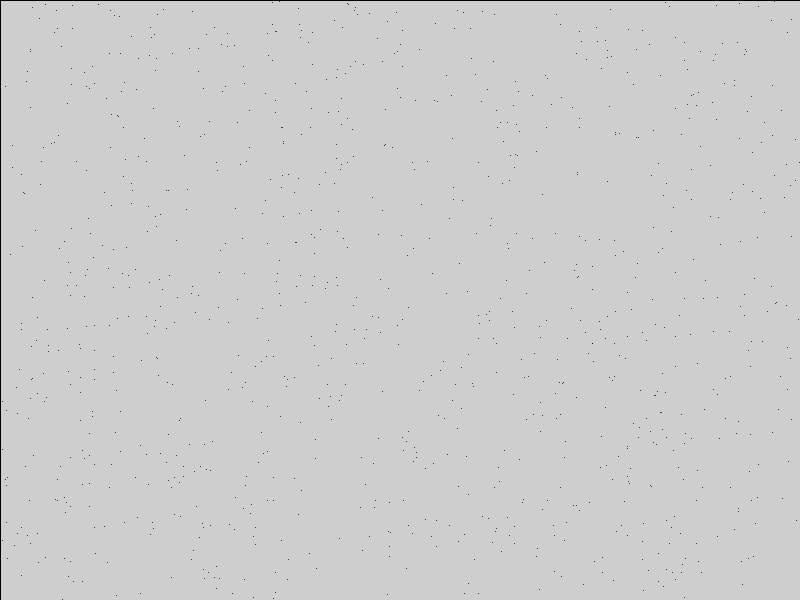
Frame 1 (no input)
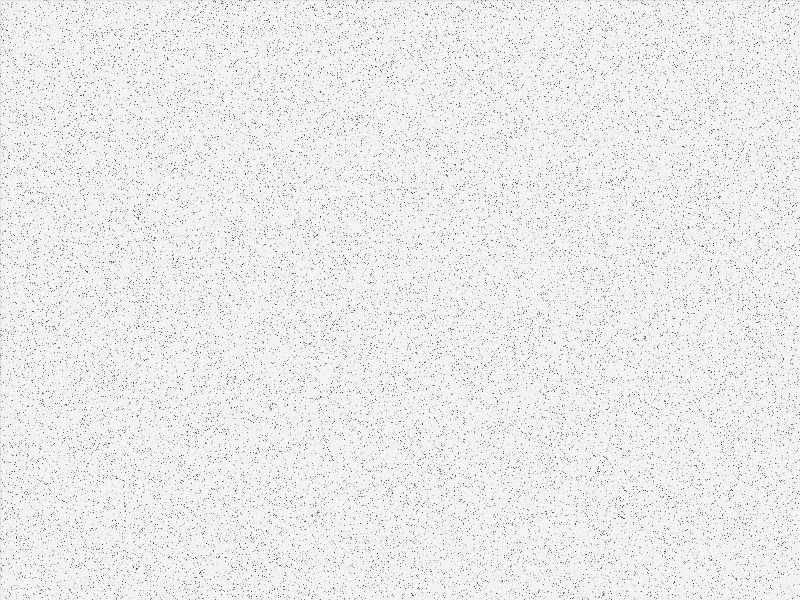
Frame 60 (the mouse pressed at the canvas centre just before this capture)
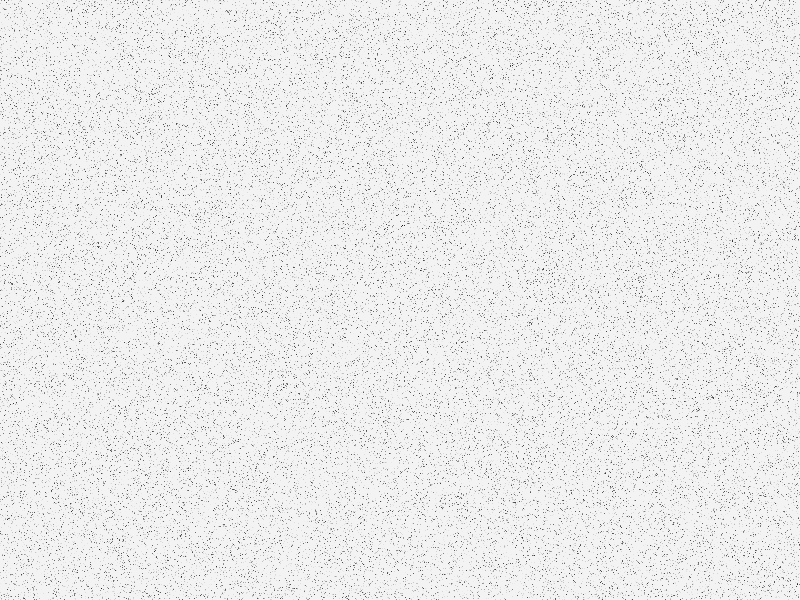
Frame 120 (the mouse held since frame 60 and released just before this capture)

The Processing sketch that drew these frames (run headless with seeded random() and noise(); from frame 60 on, the mouse is pressed at the canvas centre):

// Processing sketch: Campo2d
// ── Campo2d.pde
final float dt = 0.05;
final float K = 1e4;
int id = 0;
boolean segurando = false;

ArrayList<Particula> particulas;
PVector E;
Fantasma fantasmas[];

void setup() {
  size(800, 600);
  rectMode(CENTER);
  particulas = new ArrayList<Particula>();
  fantasmas = new Fantasma[1000];
  E = new PVector(0, 0);
  for (int i = 0; i < fantasmas.length; i++) {
    fantasmas[i] = new Fantasma(random(width), random(height));
  }
}

void draw() {

  fill(255, 10);
  rect(width/2, height/2, width, height);
  for (int i = 0; i < fantasmas.length; i++) {
    E.x = 0;
    E.y = 0;
    for (Particula p : particulas) {
      PVector F = PVector.sub(fantasmas[i].pos, p.pos);
      if (F.mag() <= 8) {
        fantasmas[i].novaPosicao();
      }
      F.setMag(K * p.q / (8 + F.magSq()));
      E.add(F);
    }
    fantasmas[i].desenhar();
    fantasmas[i].atualizar(E);
  }
  noStroke();
  for (Particula p : particulas) {
    p.desenhar();
  }
  if (segurando) {
    particulas.get(id).pos.set(mouseX, mouseY);
  }
}

void mouseWheel(MouseEvent event) {
  for (Particula p : particulas) {
    if (p.distancia(mouseX, mouseY) < 8) {
      p.incrementar(-event.getCount());
    }
  }
}

void mouseReleased() {

  boolean livre = true;
  for (int i = 0; i < particulas.size() && livre; i++) {
    if (particulas.get(i).distancia(mouseX, mouseY) < 8) {
      livre = false;
      id = i;
      segurando =! segurando;
    }
  }

  if (livre) {
    switch (mouseButton) {
    case RIGHT : 
      particulas.add(new Particula(mouseX, mouseY, -10));
      break;

    case LEFT :
      particulas.add(new Particula(mouseX, mouseY, 10));
      break;
      
    case CENTER : 
      particulas.remove(id);
      break;
      
    default :
      particulas.add(new Particula(mouseX, mouseY, 0));
      break;
    }
  }
}
// ── Fantasma.pde
class Fantasma {

  PVector pos, ant;

  Fantasma(float x, float y) {
    pos = new PVector(x, y);
    ant = new PVector(x, y);
  }


  void atualizar(PVector E) {
    ant.set(pos.x, pos.y);
    pos.add(PVector.mult(E, dt));
    if (E.mag() < 1 || pos.x < 0 || pos.x > width || pos.y < 0 || pos.y > height) {
      this.novaPosicao();
    }
  }

  void desenhar() {
    stroke(0);
    if (dist(pos.x, pos.y, ant.x, ant.y) <= 70) {
      line(pos.x, pos.y, ant.x, ant.y);
    }
  }

  void novaPosicao() {
    pos.set(random(width), random(height));
    ant.set(pos.x, pos.y);
  }
}
// ── Particula.pde
class Particula {
  
  PVector pos;
  int q;
  
  Particula(float x, float y, int Q) {
    q = Q;
    pos = new PVector(x, y);
  }
  
  void incrementar(int dq) {
    q += 10 * dq;    
  }
  
  float distancia(float x, float y) {
    return dist(pos.x, pos.y, x, y);
  }
  
  void desenhar() {
    if (q == 0) {
      fill(128);      
    } else if (q > 0){
      fill(#EA2D2D);      
    } else {
      fill(#2D80EA);
    }
    ellipse(pos.x, pos.y, 16, 16);
    fill(255);
    if (q > 0){
      rect(pos.x, pos.y, 10, 2);      
      rect(pos.x, pos.y, 2, 10);      
    } else if (q < 0){
      rect(pos.x, pos.y, 10, 2);      
    }  
  }
}
